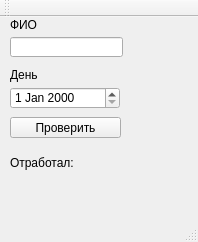
<?xml version="1.0" encoding="UTF-8"?>
<ui version="4.0">
 <class>MainWindow</class>
 <widget class="QMainWindow" name="MainWindow">
  <property name="geometry">
   <rect>
    <x>0</x>
    <y>0</y>
    <width>198</width>
    <height>242</height>
   </rect>
  </property>
  <property name="windowTitle">
   <string>MainWindow</string>
  </property>
  <widget class="QWidget" name="centralWidget">
   <widget class="QLineEdit" name="lineEdit">
    <property name="geometry">
     <rect>
      <x>10</x>
      <y>20</y>
      <width>113</width>
      <height>20</height>
     </rect>
    </property>
   </widget>
   <widget class="QLabel" name="label">
    <property name="geometry">
     <rect>
      <x>10</x>
      <y>0</y>
      <width>111</width>
      <height>16</height>
     </rect>
    </property>
    <property name="text">
     <string>ФИО</string>
    </property>
   </widget>
   <widget class="QDateEdit" name="dateEdit">
    <property name="geometry">
     <rect>
      <x>10</x>
      <y>70</y>
      <width>110</width>
      <height>22</height>
     </rect>
    </property>
   </widget>
   <widget class="QPushButton" name="pushButton">
    <property name="geometry">
     <rect>
      <x>10</x>
      <y>100</y>
      <width>111</width>
      <height>21</height>
     </rect>
    </property>
    <property name="text">
     <string>Проверить</string>
    </property>
   </widget>
   <widget class="QLabel" name="label_2">
    <property name="geometry">
     <rect>
      <x>10</x>
      <y>50</y>
      <width>111</width>
      <height>16</height>
     </rect>
    </property>
    <property name="text">
     <string>День</string>
    </property>
   </widget>
   <widget class="QLabel" name="label_3">
    <property name="geometry">
     <rect>
      <x>10</x>
      <y>130</y>
      <width>171</width>
      <height>31</height>
     </rect>
    </property>
    <property name="text">
     <string>Отработал: </string>
    </property>
    <property name="wordWrap">
     <bool>true</bool>
    </property>
   </widget>
  </widget>
  <widget class="QMenuBar" name="menuBar">
   <property name="geometry">
    <rect>
     <x>0</x>
     <y>0</y>
     <width>198</width>
     <height>21</height>
    </rect>
   </property>
  </widget>
  <widget class="QToolBar" name="mainToolBar">
   <attribute name="toolBarArea">
    <enum>TopToolBarArea</enum>
   </attribute>
   <attribute name="toolBarBreak">
    <bool>false</bool>
   </attribute>
  </widget>
  <widget class="QStatusBar" name="statusBar"/>
 </widget>
 <layoutdefault spacing="6" margin="11"/>
 <resources/>
 <connections/>
</ui>
